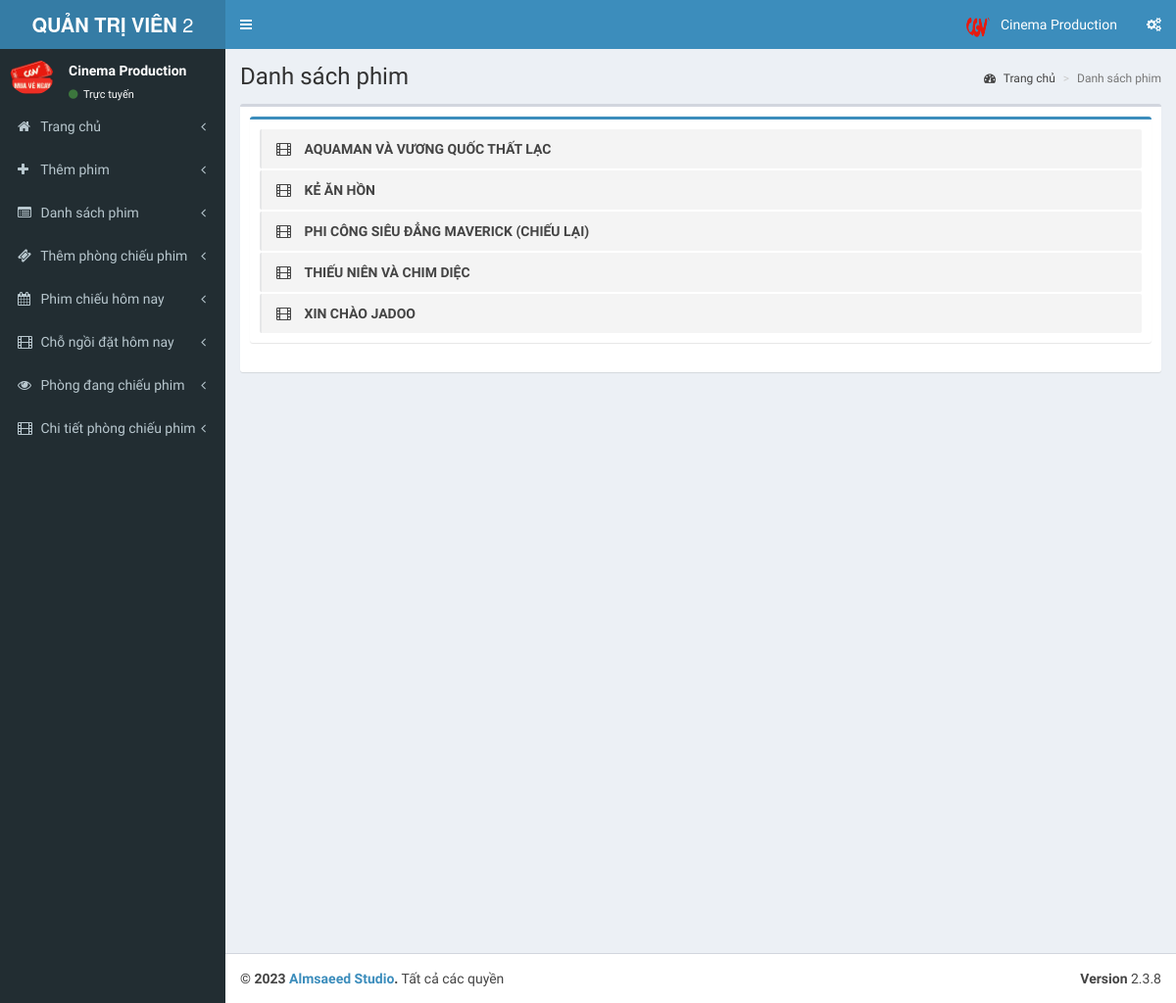
The page /theatre/pages/view_movie.php (signed in) on the database its author committed.
### tables this page shows
CREATE TABLE `tbl_theatre` (
  `id` int(11) NOT NULL,
  `name` varchar(100) NOT NULL,
  `address` varchar(100) NOT NULL,
  `place` varchar(100) NOT NULL,
  `state` varchar(50) NOT NULL,
  `pin` int(11) NOT NULL
);

CREATE TABLE `tbl_movie` (
  `movie_id` int(11) NOT NULL,
  `t_id` int(11) NOT NULL COMMENT 'theatre id',
  `movie_name` varchar(255) NOT NULL,
  `cast` varchar(500) NOT NULL,
  `desc` varchar(1000) NOT NULL,
  `release_date` date NOT NULL,
  `image` varchar(200) NOT NULL,
  `video_url` varchar(200) NOT NULL,
  `status` int(1) NOT NULL COMMENT '0 means active '
);

### theatre/pages/view_movie.php (the view, shortened to what this page needs)
<?php
include('header.php');
?>
  <div class="content-wrapper">
    <section class="content-header">
      <h1>
        Danh sách phim
      </h1>
      <ol class="breadcrumb">
        <li><a href="index"><i class="fa fa-dashboard"></i> Trang chủ</a></li>
        <li class="active">Danh sách phim</li>
      </ol>
    </section>
    <section class="content">
      <div class="box">
        <div class="box-body">
            <div class="box box-primary">
            <div class="box-body">
              <ul class="todo-list">
                 <?php
                        $qry7=mysqli_query($con,"select * from tbl_movie");
                        if(mysqli_num_rows($qry7))
                        {
                        while($c=mysqli_fetch_array($qry7))
                        {
                        ?>
                <li>
                      <span class="handle">
                        <i class="fa fa-film"></i>
                      </span>
                  <span class="text"><?php echo $c['movie_name'];?></span>
                </li>
                  <?php
                       }}
                     ?>
            </div>
          </div>
        </div>
      </div>
    </section>
  </div>
  <?php
include('footer.php');
?>

### theatre/pages/header.php (shortened to what this page needs)
<?php
include('../../config.php');
$th=mysqli_query($con,"select * from tbl_theatre where id='".$_SESSION['theatre']."'");
$theatre=mysqli_fetch_array($th);
?>
<!DOCTYPE html>
<html>
<head>
  <link rel="stylesheet" href="../validation/dist/css/bootstrapValidator.css"/>
  <link rel="stylesheet" href="../bootstrap/css/bootstrap.min.css">
  <link rel="stylesheet" href="https://cdnjs.cloudflare.com/ajax/libs/font-awesome/4.5.0/css/font-awesome.min.css">
  <link rel="stylesheet" href="https://cdnjs.cloudflare.com/ajax/libs/ionicons/2.0.1/css/ionicons.min.css">
  <link rel="stylesheet" href="../dist/css/AdminLTE.min.css">
  <link rel="stylesheet" href="../dist/css/skins/_all-skins.min.css">
</head>
<body class="hold-transition skin-blue sidebar-mini">
<div class="wrapper">
  <header class="main-header">
    <a href="index.php" class="logo">
      <span class="logo-lg"><b>QUẢN TRỊ VIÊN</b> 2</span>
    </a>
    <nav class="navbar navbar-static-top">
      <a href="#" class="sidebar-toggle" data-toggle="offcanvas" role="button">
      </a>
      <div class="navbar-custom-menu">
        <ul class="nav navbar-nav">
          <li class="dropdown user user-menu">
            <a href="#" class="dropdown-toggle" data-toggle="dropdown">
              <img src="cgvlogo.png" class="user-image" alt="User Image">
              <span class="hidden-xs"><?php echo $theatre['name'];?></span>
            </a>
          </li>
          <li>
            <a href="#" data-toggle="control-sidebar"><i class="fa fa-gears"></i></a>
          </li>
        </ul>
      </div>
    </nav>
  </header>
  <aside class="main-sidebar">
    <section class="sidebar">
      <div class="user-panel">
        <div class="pull-left image">
          <img src="mua-ve_ngay.png" class="img-circle" alt="User Image">
        </div>
        <div class="pull-left info">
          <p><?php echo $theatre['name'];?></p>
          <a href="#"><i class="fa fa-circle text-success"></i> Trực tuyến</a>
        </div>
      </div>
      <ul class="sidebar-menu">
        <li class="treeview">
          <a href="index.php">
            <i class="fa fa-home"></i> <span>Trang chủ</span>
            <span class="pull-right-container">
              <i class="fa fa-angle-left pull-right"></i>
            </span>
          </a>
        </li>
          <li class="treeview">
          <a href="add_movie.php">
            <i class="fa fa-plus"></i> <span>Thêm phim</span>
            <span class="pull-right-container">
              <i class="fa fa-angle-left pull-right"></i>
            </span>
          </a>
        </li>
        <li class="treeview">
          <a href="view_movie.php">
            <i class="fa fa-list-alt"></i> <span>Danh sách phim</span>
            <span class="pull-right-container">
              <i class="fa fa-angle-left pull-right"></i>
            </span>
          </a>
        </li>
        <li class="treeview">
          <a href="add_show.php">
            <i class="fa fa-ticket"></i> <span>Thêm phòng chiếu phim</span>
            <span class="pull-right-container">
              <i class="fa fa-angle-left pull-right"></i>
            </span>
          </a>
        </li>
        <li class="treeview">
          <a href="todays_shows.php">
            <i class="fa fa-calendar"></i> <span>Phim chiếu hôm nay</span>
            <span class="pull-right-container">
              <i class="fa fa-angle-left pull-right"></i>
            </span>
          </a>
        </li>
        <li class="treeview">
          <a href="tickets.php">
            <i class="fa fa-film"></i> <span>Chỗ ngồi đặt hôm nay</span>
            <span class="pull-right-container">
              <i class="fa fa-angle-left pull-right"></i>
            </span>
          </a>
        </li>
        <li class="treeview">
          <a href="view_shows.php">
            <i class="fa fa-eye"></i> <span>Phòng đang chiếu phim</span>
            <span class="pull-right-container">
              <i class="fa fa-angle-left pull-right"></i>
            </span>
          </a>
        </li>
        <li class="treeview">
          <a href="add_theatre_2.php">
            <i class="fa fa-film"></i> <span>Chi tiết phòng chiếu phim</span>
            <span class="pull-right-container">
              <i class="fa fa-angle-left pull-right"></i>
            </span>
          </a>
        </li>
      </ul>
    </section>
  </aside>

### rows shown on the page
tbl_theatre: name "Cinema Production"
tbl_movie: movie_name "AQUAMAN VÀ VƯƠNG QUỐC THẤT LẠC"
tbl_movie: movie_name "KẺ ĂN HỒN"
tbl_movie: movie_name "PHI CÔNG SIÊU ĐẲNG MAVERICK (CHIẾU LẠI)"
tbl_movie: movie_name "THIẾU NIÊN VÀ CHIM DIỆC"
tbl_movie: movie_name "XIN CHÀO JADOO"
